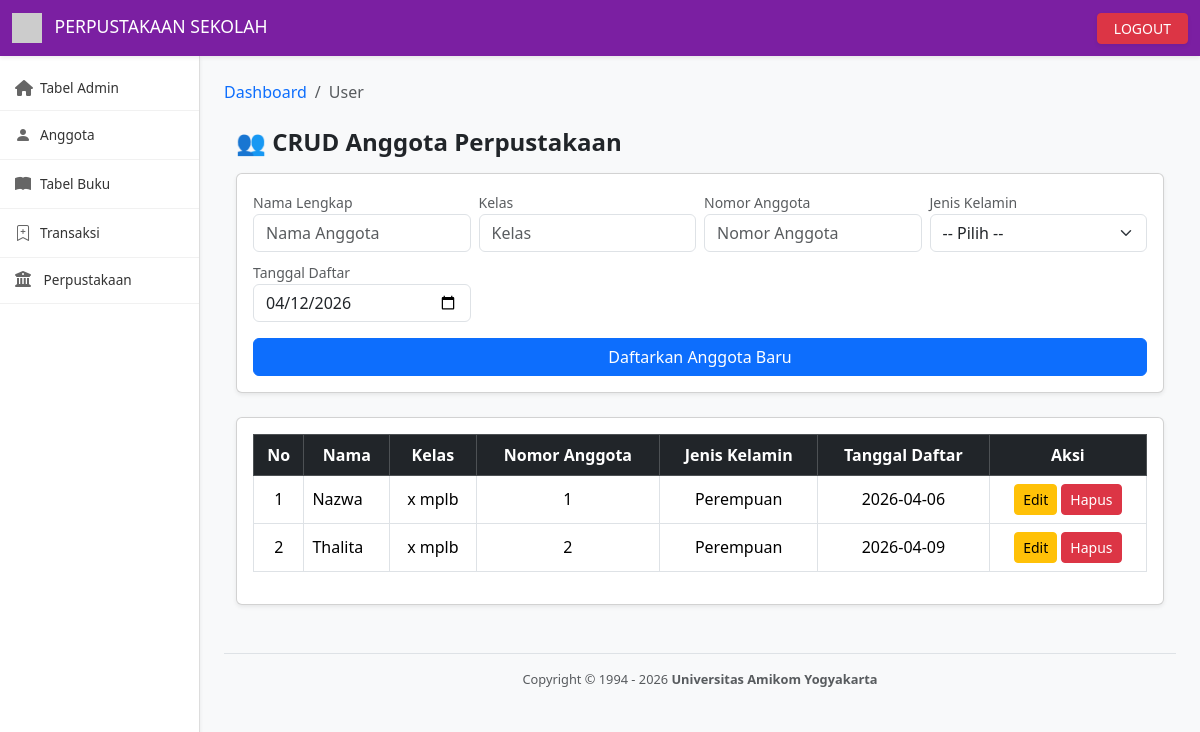
Page /dashboard.php?halaman=user (signed in) on the committed database.
### tables this page shows
CREATE TABLE `crud_anggota` (
  `nama` varchar(25) NOT NULL,
  `nomor_anggota` int(25) NOT NULL,
  `jenis_kelamin` enum('Laki-laki','Perempuan') NOT NULL,
  `tanggal_daftar` date NOT NULL,
  `kelas` varchar(25) NOT NULL
);

### anggota.php (the view, shortened to what this page needs)
<?php
include 'koneksi.php';
$edit = null;
$data = mysqli_query($koneksi,"SELECT * FROM crud_anggota");
?>
<!DOCTYPE html>
<html>
<head>
    <link href="https://cdn.jsdelivr.net/npm/bootstrap@5.3.2/dist/css/bootstrap.min.css" rel="stylesheet">
</head>
<body class="bg-light">
<div class="container mt-4">
    <h4 class="mb-3 fw-bold">👥 CRUD Anggota Perpustakaan</h4>
    <div class="card mb-4 shadow-sm">
        <div class="card-body">
            <form method="post">
                <div class="row g-2">
                    <div class="col-md-3">
                        <label class="small text-muted">Nama Lengkap</label>
                        <input type="text" name="nama" class="form-control"
                               placeholder="Nama Anggota"
                               value="<?= $edit['nama'] ?? '' ?>" required>
                    </div>
                    <div class="col-md-3">
                        <label class="small text-muted">Kelas</label>
                        <input type="text" name="kelas" class="form-control"
                               placeholder="Kelas"
                               value="<?= $edit['kelas'] ?? '' ?>" required>
                    </div>
                    <div class="col-md-3">
                        <label class="small text-muted">Nomor Anggota</label>
                        <input type="text" name="nomor_anggota" class="form-control"
                               placeholder="Nomor Anggota"
                               value="<?= $edit['nomor_anggota'] ?? '' ?>"
                               <?= $edit ? 'readonly' : '' ?> required>
                    </div>
                    <div class="col-md-3">
                        <label class="small text-muted">Jenis Kelamin</label>
                        <select name="jenis_kelamin" class="form-select" required>
                            <option value="">-- Pilih --</option>
                        </select>
                    </div>
                    <div class="col-md-3">
                        <label class="small text-muted">Tanggal Daftar</label>
                        <input type="date" name="tanggal_daftar" class="form-control"
                               value="<?= $edit['tanggal_daftar'] ?? date('Y-m-d') ?>" required>
                    </div>
                    <div class="col-md-12 d-grid mt-3">
                        <button name="simpan" class="btn btn-primary">
                            <?= $edit ? 'Update Data Anggota' : 'Daftarkan Anggota Baru' ?>
                        </button>
                    </div>
                </div>
            </form>
        </div>
    </div>
    <div class="card shadow-sm">
        <div class="card-body">
            <table class="table table-bordered table-hover align-middle">
                <thead class="table-dark text-center">
                    <tr>
                        <th>No</th>
                        <th>Nama</th>
                        <th>Kelas</th>
                        <th>Nomor Anggota</th>
                        <th>Jenis Kelamin</th>
                        <th>Tanggal Daftar</th>
                        <th>Aksi</th>
                    </tr>
                </thead>
                <tbody>
                <?php $no=1; while($a = mysqli_fetch_assoc($data)) { ?>
                    <tr>
                        <td class="text-center"><?= $no++ ?></td>
                        <td><?= $a['nama'] ?></td>
                        <td class="text-center"><?= $a['kelas'] ?></td>
                        <td class="text-center"><?= $a['nomor_anggota'] ?></td>
                        <td class="text-center"><?= $a['jenis_kelamin'] ?></td>
                        <td class="text-center"><?= $a['tanggal_daftar'] ?></td>
                        <td class="text-center">
                            <a href="?halaman=user&edit=<?= $a['nomor_anggota'] ?>" class="btn btn-warning btn-sm">Edit</a>
                            <a href="?halaman=user&hapus=<?= $a['nomor_anggota'] ?>"
                               class="btn btn-danger btn-sm"
                               onclick="return confirm('Hapus anggota ini?')">
                                Hapus
                            </a>
                        </td>
                    </tr>
                <?php } ?>
                </tbody>
            </table>
        </div>
    </div>
</div>
</body>
</html>

### dashboard.php (style rules this page uses)
body { background-color: #f4f4f4; font-family: 'Segoe UI', Tahoma, Geneva, Verdana, sans-serif; }

### rows in the picture
crud_anggota: nama "Nazwa", kelas "x mplb", nomor_anggota "1", jenis_kelamin "Perempuan", tanggal_daftar "2026-04-06"
crud_anggota: nama "Thalita", kelas "x mplb", nomor_anggota "2", jenis_kelamin "Perempuan", tanggal_daftar "2026-04-09"

### other values in the picture
$_GET['halaman'] "User"
